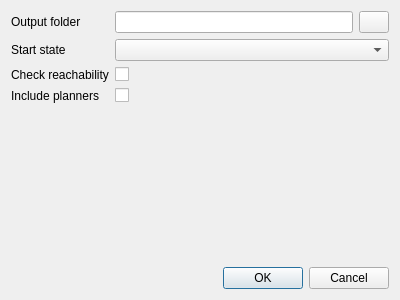
<?xml version="1.0" encoding="UTF-8"?>
<ui version="4.0">
 <class>BenchmarkDialog</class>
 <widget class="QDialog" name="BenchmarkDialog">
  <property name="geometry">
   <rect>
    <x>0</x>
    <y>0</y>
    <width>400</width>
    <height>300</height>
   </rect>
  </property>
  <property name="windowTitle">
   <string>Run benchmark</string>
  </property>
  <layout class="QVBoxLayout" name="verticalLayout">
   <item>
    <layout class="QFormLayout" name="formLayout">
     <item row="2" column="0">
      <widget class="QLabel" name="label_2">
       <property name="text">
        <string>Check reachability</string>
       </property>
      </widget>
     </item>
     <item row="3" column="0">
      <widget class="QLabel" name="label_3">
       <property name="text">
        <string>Include planners</string>
       </property>
      </widget>
     </item>
     <item row="1" column="0">
      <widget class="QLabel" name="label">
       <property name="text">
        <string>Start state</string>
       </property>
      </widget>
     </item>
     <item row="1" column="1">
      <widget class="QComboBox" name="benchmark_start_state_combo"/>
     </item>
     <item row="2" column="1">
      <widget class="QCheckBox" name="benchmark_check_reachability_checkbox">
       <property name="text">
        <string/>
       </property>
      </widget>
     </item>
     <item row="3" column="1">
      <widget class="QCheckBox" name="benchmark_include_planners_checkbox">
       <property name="text">
        <string/>
       </property>
      </widget>
     </item>
     <item row="0" column="0">
      <widget class="QLabel" name="label_4">
       <property name="text">
        <string>Output folder</string>
       </property>
      </widget>
     </item>
     <item row="0" column="1">
      <layout class="QHBoxLayout" name="horizontalLayout">
       <item>
        <widget class="QLineEdit" name="benchmark_output_folder_text"/>
       </item>
       <item>
        <widget class="QPushButton" name="benchmark_select_folder_button">
         <property name="sizePolicy">
          <sizepolicy hsizetype="Fixed" vsizetype="Fixed">
           <horstretch>0</horstretch>
           <verstretch>0</verstretch>
          </sizepolicy>
         </property>
         <property name="maximumSize">
          <size>
           <width>30</width>
           <height>30</height>
          </size>
         </property>
         <property name="text">
          <string/>
         </property>
        </widget>
       </item>
      </layout>
     </item>
    </layout>
   </item>
   <item>
    <spacer name="verticalSpacer">
     <property name="orientation">
      <enum>Qt::Vertical</enum>
     </property>
     <property name="sizeHint" stdset="0">
      <size>
       <width>20</width>
       <height>40</height>
      </size>
     </property>
    </spacer>
   </item>
   <item>
    <widget class="QDialogButtonBox" name="benchmark_button_box">
     <property name="enabled">
      <bool>true</bool>
     </property>
     <property name="orientation">
      <enum>Qt::Horizontal</enum>
     </property>
     <property name="standardButtons">
      <set>QDialogButtonBox::Cancel|QDialogButtonBox::Ok</set>
     </property>
    </widget>
   </item>
  </layout>
 </widget>
 <resources/>
 <connections>
  <connection>
   <sender>benchmark_button_box</sender>
   <signal>accepted()</signal>
   <receiver>BenchmarkDialog</receiver>
   <slot>accept()</slot>
   <hints>
    <hint type="sourcelabel">
     <x>248</x>
     <y>254</y>
    </hint>
    <hint type="destinationlabel">
     <x>157</x>
     <y>274</y>
    </hint>
   </hints>
  </connection>
  <connection>
   <sender>benchmark_button_box</sender>
   <signal>rejected()</signal>
   <receiver>BenchmarkDialog</receiver>
   <slot>reject()</slot>
   <hints>
    <hint type="sourcelabel">
     <x>316</x>
     <y>260</y>
    </hint>
    <hint type="destinationlabel">
     <x>286</x>
     <y>274</y>
    </hint>
   </hints>
  </connection>
 </connections>
</ui>
